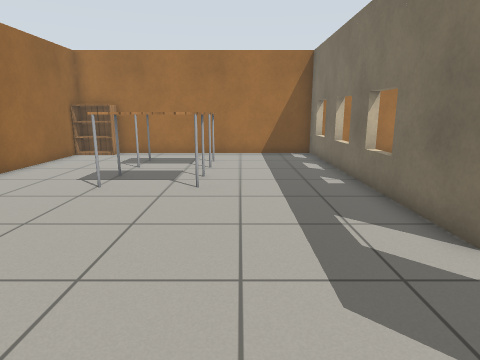
view 1 (above)

16 first-person views from a walk through a Gazebo world. The camera is 1 m above the floor, tilts 12° down and sees 75° across. The floor is counted in squares, 0.5 m on a side. Each view is taken from the middle of a square. On the plan, view 1 faces up. The plan holds only what a view shows up to about 18 squares ahead; the rest is blank. The robots in the file are not drawn. Simple patterns stand in for the simulator's built-in surfaces.

view 2
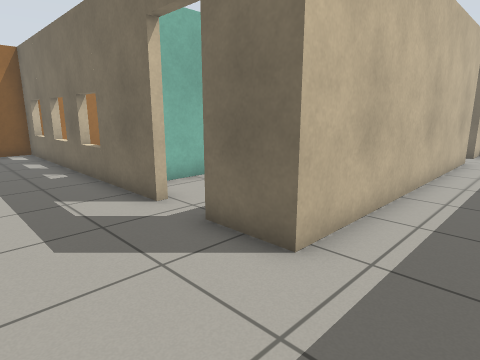

view 3
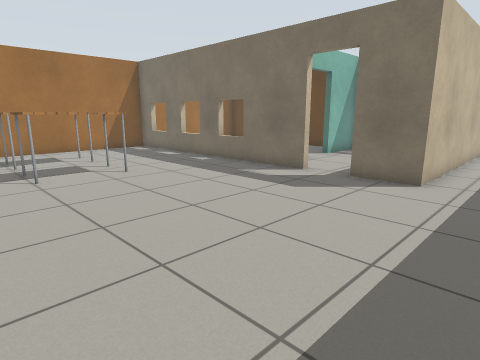

view 4
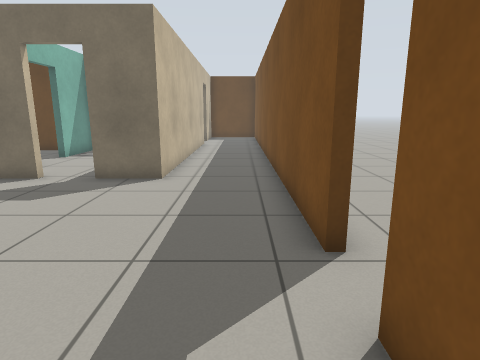

view 5
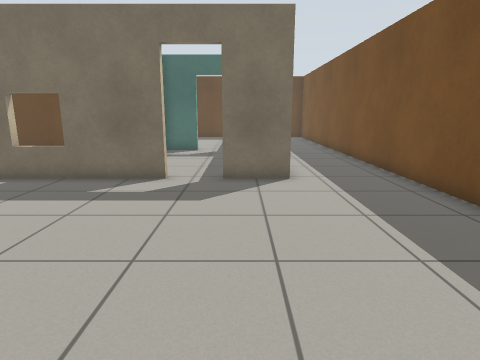

view 6
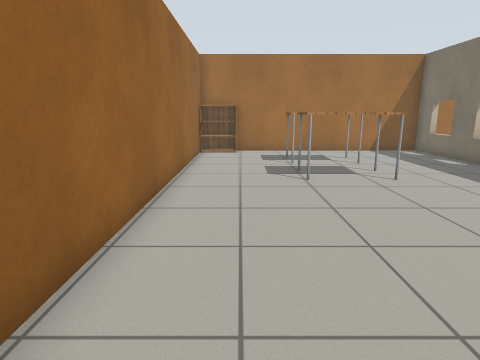

view 7
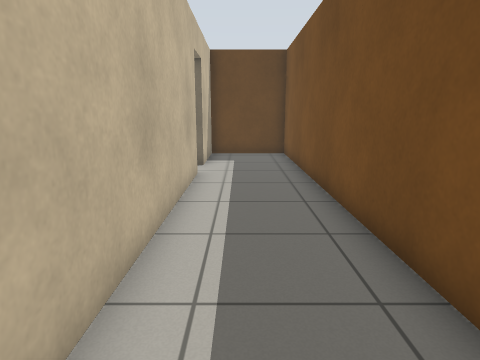

view 8
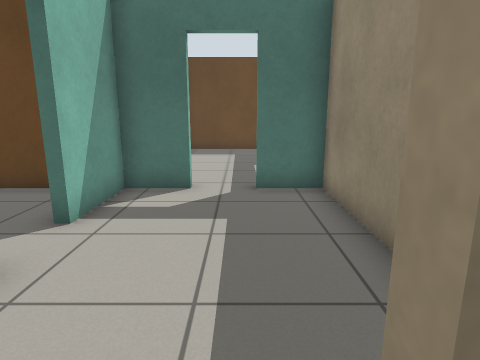

view 9
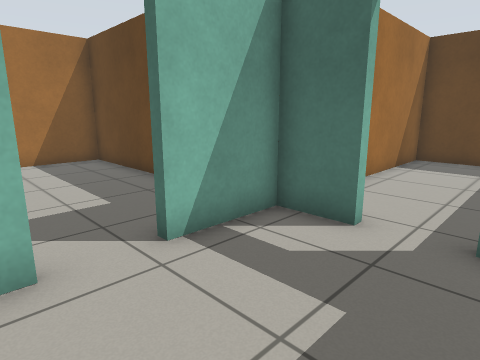

view 10
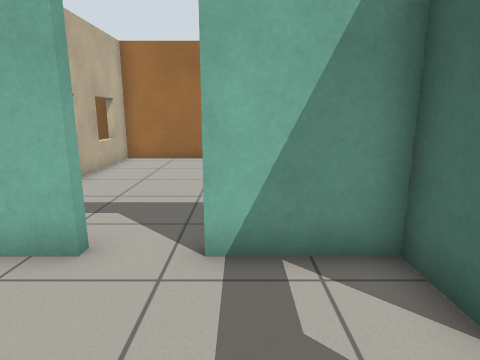

view 11
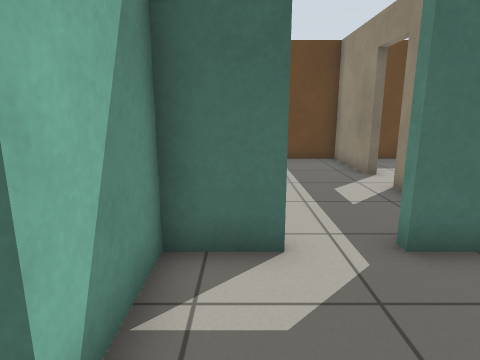

view 12
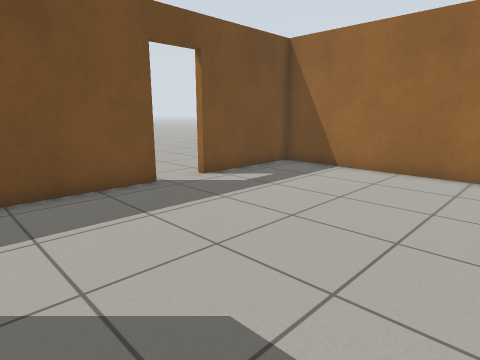

view 13
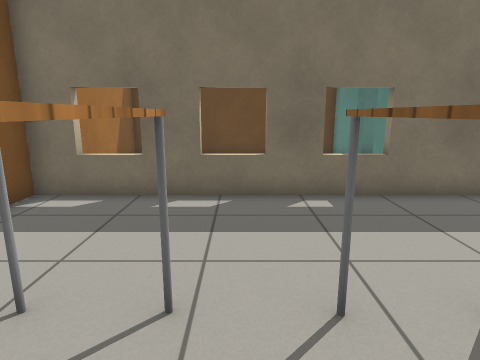

view 14
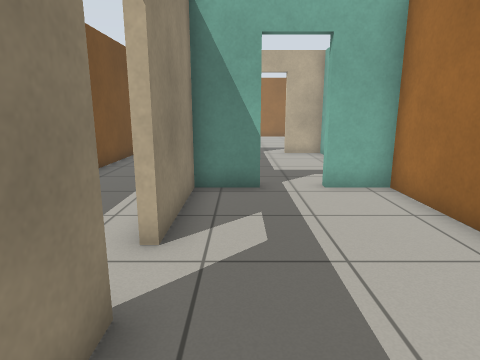

view 15
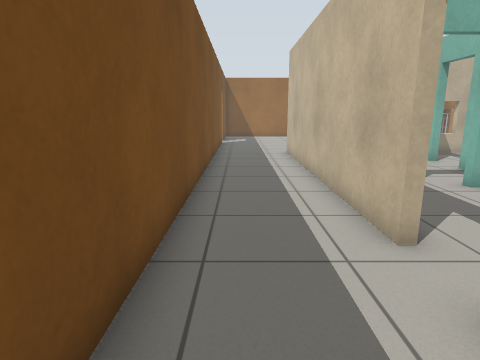

view 16
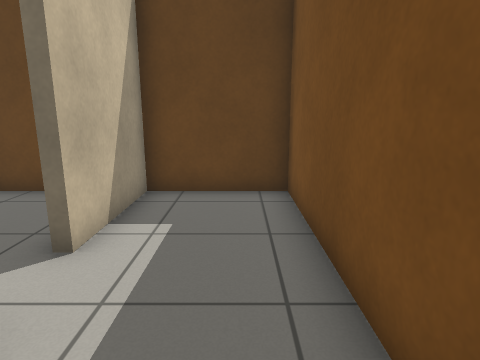

### Floor plan
Points are (right, up) in squares from view 1. A wall is a line through its corners. A room is listed if a view was taken in it or the views show most of it. See-through windows are left out.
Room 1 (views 1, 2, 3, 4, 5, 6, 7, 8, 12, 13, 15, 16)
walls: (3.6, 4.3) (3.6, 16.1) (-6.6, 16.1); (-1.8, -3.3) (21, -3.3) (21, 0.4) (17.2, 0.4); (-8.1, 16.1) (-8.1, -3.3) (-3.5, -3.3); (15.5, 0.4) (3.6, 0.4) (3.6, 2.5)
ways out: open door at (4, 3.5) to room 2; open door at (16.5, 0.5) to room 3; open door at (-2.5, -3.5)
objects: table (-4, 9) to (-1, 10); table (-4, 12) to (-1, 13)
Room 2 (views 9, 10, 11)
walls: (6.7, 6.1) (3.9, 6.1) (3.9, 4.3); (7.2, 0.7) (11.3, 0.7) (11.3, 2.6); (11.3, 4.2) (11.3, 6.1) (8.4, 6.1)
ways out: open door at (4, 3.5) to room 1; open door at (11.5, 3.5) to room 3; open door at (7.5, 6) to room 4
Room 3 (view 14)
walls: (17.2, 0.7) (21, 0.7) (21, 6.1) (11.3, 6.1); (11.6, 2.6) (11.6, 0.7) (15.5, 0.7); (11.6, 6.4) (11.6, 4.2)
ways out: open door at (16.5, 0.5) to room 1; open door at (11.5, 3.5) to room 2
Room 4 (no view inside)
walls: (3.9, 9.5) (3.9, 8.1); (5.9, 6.4) (6.7, 6.4); (8.5, 6.4) (11.6, 6.4); (11.3, 6.1) (11.3, 16.1) (3.9, 16.1) (3.9, 12)
ways out: open door at (7.5, 6) to room 2

Positions as (right, up) in squares from view 1, and headings:
1: (0, 0), facing up
2: (0, -2), facing up-right
3: (-6, -2), facing up-right
4: (-6, -2), facing right
5: (-6, 2), facing right
6: (-6, -1), facing up
7: (5, -1), facing right
8: (3, 3), facing right
9: (6, 2), facing up-right
10: (9, 2), facing up
11: (7, 5), facing right
12: (3, 5), facing down-left
13: (-4, 11), facing right
14: (20, 2), facing left
15: (20, -2), facing left
16: (13, -2), facing right
